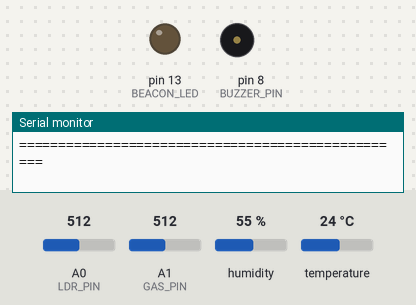
Recording of a sketch running on a simulated Arduino Uno, built with avr-gcc and run on an emulated ATmega328P. On the bench: output pins drawn as LEDs (lit = HIGH), buzzer (waves = sounding, pin HIGH), the last lines printed to the serial monitor. Dashed ring = blinking. The test bench sets the inputs (shaded band); at power-on: A1 (GAS_PIN) = 512, A0 (LDR_PIN) = 512, humidity 55 %, temperature 24 °C.

Above: at 1.7 s.
1.8 s: A1 (GAS_PIN) set to 685
9.5 s: A1 (GAS_PIN) set to 718
At 11.1 s:
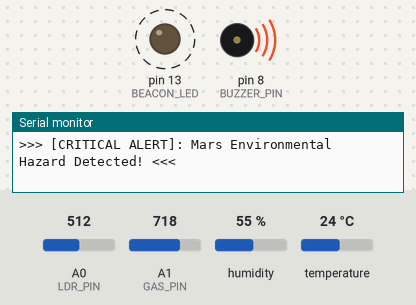
13.6 s: A1 (GAS_PIN) set to 690
At 15.4 s:
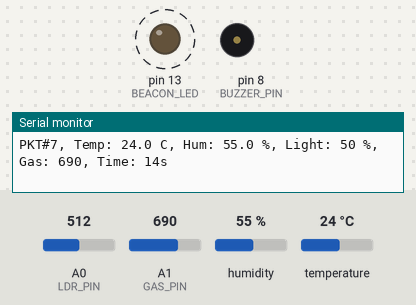
19.5 s: A1 (GAS_PIN) set to 710
At 21.5 s:
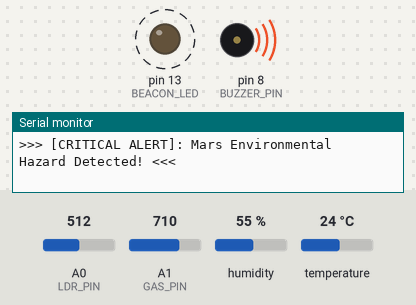
Timing chart, 0 to 26.6 s (numbered marks = the images above; inputs shaded):
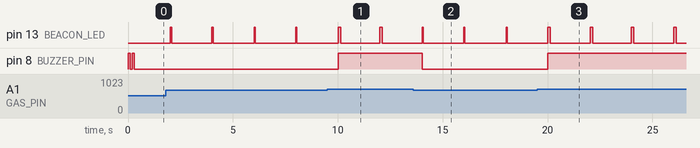

Measured:
- the behaviour switches between 700 and 701 on A1 (GAS_PIN) (found by bisection; images 0 and 1)
- after the input at 9.5 s, pin 8 (BUZZER_PIN): LOW → HIGH after 0.53 s
- after the input at 13.6 s, pin 8 (BUZZER_PIN): HIGH → LOW after 0.43 s
- after the input at 19.5 s, pin 8 (BUZZER_PIN): LOW → HIGH after 0.51 s
- by itself, pin 13 (BEACON_LED): alternates HIGH for 0.05 s and LOW for 1.9 s

The sketch:

Mars_Satellite_CanSat.ino
```cpp
/* ==============================================================================
 * PROJECT 1: Mars Satellite / CanSat Environmental Telemetry System
 * DEVELOPED FOR: Robotics & STEM Educator Interview / Portfolio
 * AUTHOR: Bhupender Singh
 *
 * CONCEPT (Kya hai yeh project?):
 * Yeh ek mini-satellite (CanSat / Mars Rover Probe) ka model hai jo atmospheric data
 * (Temperature, Light Intensity, Air/Gas Quality) measure karta hai aur Ground Station
 * ko wireless telemetry packets (Data Stream) send karta hai.
 * ============================================================================== */

// --- LIBRARIES (Zaroori files include kar rahe hain) ---
#include <DHT.h>          // Temperature aur Humidity sensor (DHT11) ke liye library

// --- PIN DEFINITIONS (Kaunsa sensor kis pin pe laga hai) ---
#define DHTPIN 2          // DHT11 ka data pin Arduino ke Digital Pin 2 pe connect hai
#define DHTTYPE DHT11     // Hum DHT11 sensor use kar rahe hain (agar DHT22 ho to yahan change karein)

#define LDR_PIN A0        // LDR (Light Dependent Resistor) Arduino ke Analog Pin A0 pe laga hai
#define GAS_PIN A1        // Gas sensor (MQ series) Analog Pin A1 pe laga hai (Mars atmosphere testing)
#define BEACON_LED 13     // Satellite heart-beat LED (Onboard LED Pin 13) - pulse indicate karega
#define BUZZER_PIN 8      // Buzzer Pin 8 pe laga hai - emergency alert ya launch beep ke liye

// --- SENSOR OBJECT INITIALIZATION ---
DHT dht(DHTPIN, DHTTYPE); // DHT library ko pin aur type pass karke sensor initialize kiya

// --- GLOBAL VARIABLES (Data store karne ke liye variables) ---
unsigned long packetCount = 0;  // Telemetry packet number count karne ke liye (Packet #1, #2...)
unsigned long lastSendTime = 0; // Timer ke liye variable, bina delay() use kiye non-blocking code ke liye
const unsigned long interval = 2000; // Har 2000 milliseconds (2 seconds) mein ek data packet bhejna hai

void setup() {
  // Serial Communication start kar rahe hain 9600 baud rate pe (Ground Station ke sath link)
  Serial.begin(9600);

  // Output pins set kar rahe hain
  pinMode(BEACON_LED, OUTPUT); // Pin 13 ko output banaya taaki LED ko ON/OFF kar sakein
  pinMode(BUZZER_PIN, OUTPUT); // Pin 8 ko output banaya sound alert ke liye

  // Input pins set kar rahe hain
  pinMode(LDR_PIN, INPUT);     // A0 pin se light intensity read karenge (Analog input)
  pinMode(GAS_PIN, INPUT);     // A1 pin se gas/air quality read karenge (Analog input)

  // DHT11 sensor ko activate kar rahe hain
  dht.begin();

  // --- SATELLITE INITIALIZATION BEEP (Power ON Indicator) ---
  // Satellite start hone par 2 choti beeps dega taaki pata chale system ready hai
  digitalWrite(BUZZER_PIN, HIGH); // Buzzer ON kiya
  delay(100);                     // 100 millisecond hold kiya
  digitalWrite(BUZZER_PIN, LOW);  // Buzzer OFF kiya
  delay(100);
  digitalWrite(BUZZER_PIN, HIGH);
  delay(100);
  digitalWrite(BUZZER_PIN, LOW);

  // Ground Station ko welcome handshake message bhej rahe hain
  Serial.println(F("=================================================="));
  Serial.println(F("[SYSTEM]: MARS SATELLITE TELEMETRY INITIALIZED"));
  Serial.println(F("[STATUS]: Ground Station Uplink Established (9600 baud)"));
  Serial.println(F("FORMAT: Packet_ID, Temp(C), Humidity(%), Light(%), Gas_Index, Mission_Time(s)"));
  Serial.println(F("=================================================="));
}

void loop() {
  // Current running time (milliseconds mein) note kar rahe hain
  unsigned long currentMillis = millis();

  // Non-blocking timer check: Kya 2 second beet chuke hain?
  // Isse Arduino freeze nahi hota aur delay() ke bina smooth kaam karta hai
  if (currentMillis - lastSendTime >= interval) {
    lastSendTime = currentMillis; // Timer reset kiya agle packet ke liye
    packetCount++;                // Packet counter 1 se badhaya

    // --- STEP 1: SENSOR DATA READING (Sensors se reading lena) ---
    float temperature = dht.readTemperature(); // Temperature read kiya (Degree Celsius mein)
    float humidity = dht.readHumidity();       // Humidity read kiya (Percentage mein)

    // Check karein agar DHT sensor disconnect ho ya reading fail ho jaye (Safety check)
    if (isnan(temperature) || isnan(humidity)) {
      temperature = -999.0; // Error indicator value agar sensor disconnected ho
      humidity = -999.0;
    }

    // LDR se light reading lena: Arduino analogRead 0 se 1023 deta hai
    int rawLDR = analogRead(LDR_PIN);
    // 0-1023 ko 0-100% mein convert kar rahe hain map function se
    int lightPercent = map(rawLDR, 0, 1023, 0, 100);

    // Gas sensor se Mars atmospheric reading lena (0 - 1023)
    int gasIndex = analogRead(GAS_PIN);

    // Mission elapsed time (Satellite kitne second se chal rahi hai)
    unsigned long missionTimeSec = currentMillis / 1000;

    // --- STEP 2: BEACON BLINK (Satellite Heartbeat) ---
    digitalWrite(BEACON_LED, HIGH); // Packet bhejte waqt LED ON hogi (Tx indicator)

    // --- STEP 3: TELEMETRY DATA PACKET TRANSMISSION (Ground Station ko Data bhejna) ---
    // Hum CSV (Comma Separated Values) format mein packet bhej rahe hain taaki graph easily ban sake
    Serial.print(F("PKT#"));
    Serial.print(packetCount);
    Serial.print(F(", Temp: "));
    Serial.print(temperature, 1); // 1 decimal point tak print karega
    Serial.print(F(" C, Hum: "));
    Serial.print(humidity, 1);
    Serial.print(F(" %, Light: "));
    Serial.print(lightPercent);
    Serial.print(F(" %, Gas: "));
    Serial.print(gasIndex);
    Serial.print(F(", Time: "));
    Serial.print(missionTimeSec);
    Serial.println(F("s"));

    // --- STEP 4: MARS ANOMALY / CRITICAL HAZARD CHECK (Logic Rule) ---
    // Agar Mars atmosphere mein temperature -50C se kam ho ya Gas level 700 cross kare:
    if (gasIndex > 700 || temperature > 60.0) {
      // Emergency warning sound on ground station
      digitalWrite(BUZZER_PIN, HIGH); // Buzzer bajega
      Serial.println(F(">>> [CRITICAL ALERT]: Mars Environmental Hazard Detected! <<<"));
    } else {
      digitalWrite(BUZZER_PIN, LOW);  // Normal condition mein buzzer chup rahega
    }

    delay(50); // Chota sa flash delay
    digitalWrite(BEACON_LED, LOW); // LED OFF kar di (Transmit complete)
  }
}
```
